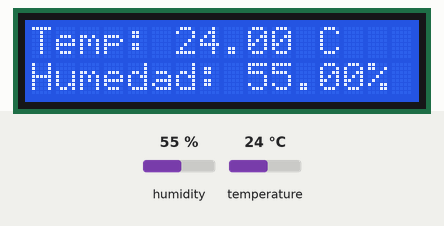
Recording of a sketch running on a simulated Arduino Uno, built with avr-gcc and run on an emulated ATmega328P. On the bench: 16×2 character LCD. The test bench sets the inputs (shaded band); at power-on: humidity 55 %, temperature 24 °C. What the sketch prints to the serial monitor is not drawn.

Above: at 3.2 s.
3.3 s: humidity set to 22 %
At 5.2 s:
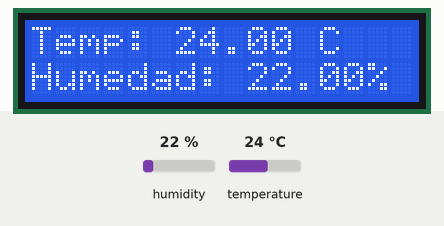
6.0 s: temperature set to 12 °C
At 6.6 s:
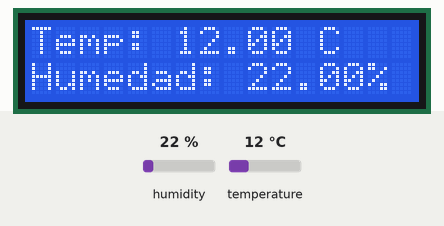
8.7 s: humidity set to 40 %
At 10.6 s:
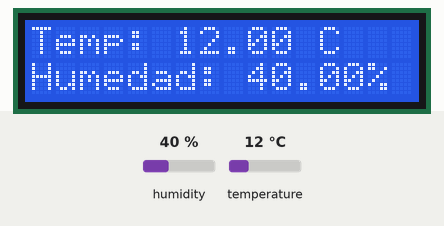
11.7 s: temperature set to 19 °C
At 13.2 s:
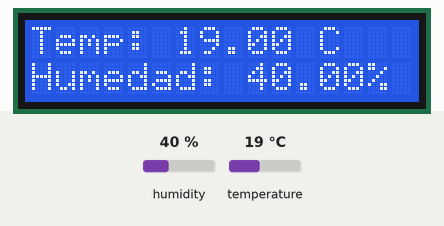
Timing chart, 0 to 14.7 s (numbered marks = the images above; inputs shaded):
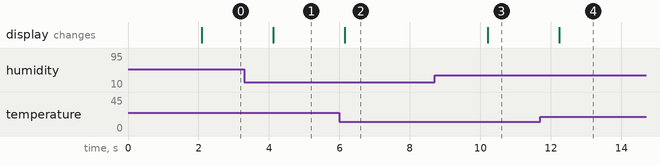

The sketch:

LcdsensorTem.ino
```cpp
#include <DHT.h>
#include <LiquidCrystal.h>

// Configuración del sensor DHT11
#define DHTPIN 2        // Pin donde está conectado el DATA del DHT11
#define DHTTYPE DHT11   // Tipo de sensor

DHT dht(DHTPIN, DHTTYPE);

// Configuración del LCD: RS, E, D4, D5, D6, D7
LiquidCrystal lcd(7, 8, 9, 10, 11, 12);

void setup() {
  Serial.begin(9600);
  dht.begin();
  lcd.begin(16, 2);  // LCD de 16 columnas x 2 filas
  lcd.print("Iniciando...");
  Serial.println("Iniciando...");
  delay(2000);
  lcd.clear();
}

void loop() {
  // Leer datos del sensor
  float temp = dht.readTemperature();
  float hum = dht.readHumidity();

  // Validar datos
  if (isnan(temp) || isnan(hum)) {
    lcd.setCursor(0, 0);
    lcd.print("Error al leer");
    lcd.setCursor(0, 1);
    lcd.print("sensor DHT11");
    Serial.println("Error al leer sensor DHT11");
  } else {
    // Mostrar en LCD
    lcd.setCursor(0, 0);
    lcd.print("Temp: ");
    lcd.print(temp);
    lcd.print(" C");

    lcd.setCursor(0, 1);
    lcd.print("Humedad: ");
    lcd.print(hum);
    lcd.print("%");

    // Mostrar en consola serial
    Serial.print("Temp: ");
    Serial.print(temp);
    Serial.print(" °C | Humedad: ");
    Serial.print(hum);
    Serial.println(" %");
  }

  delay(2000); // Esperar 2 segundos antes de leer de nuevo
}
```

Measured:
- after the input at 3.3 s, the display: changes after 0.82 s (image 1)
- after the input at 6.0 s, the display: changes after 0.15 s (image 2)
- after the input at 8.7 s, the display: changes after 1.5 s (image 3)
- after the input at 11.7 s, the display: changes after 0.54 s (image 4)
